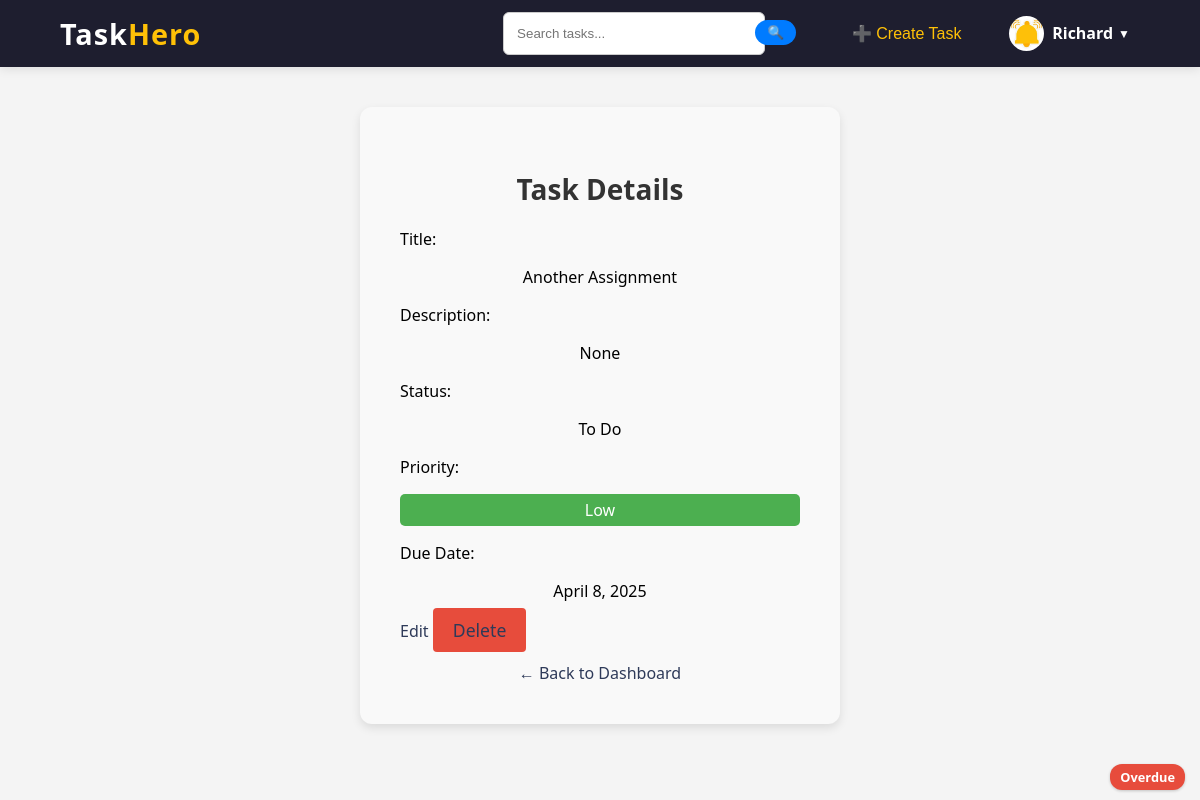
Page /task/10/ (signed in) on the earlier database version.
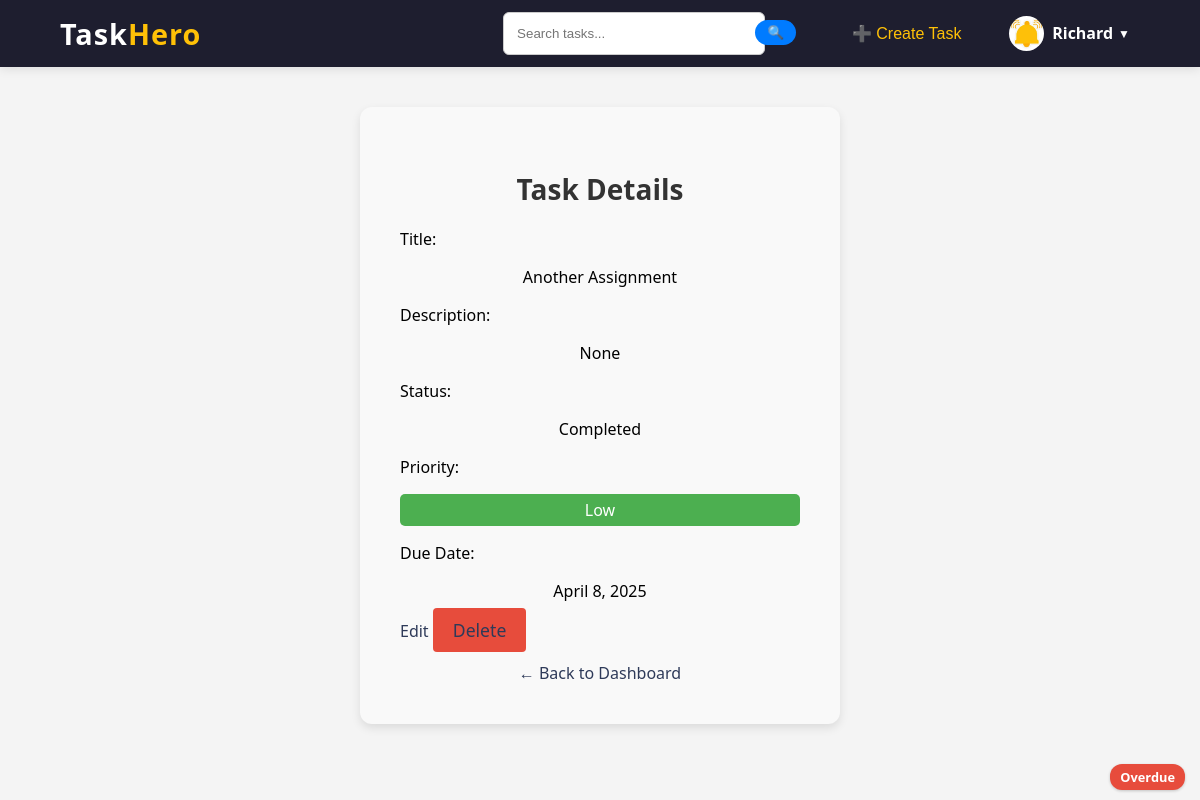
Same page on the later database version.
### core/models.py (models this page shows, shortened)
class Task(models.Model):
    STATUS_CHOICES = [
        ('to_do', 'To Do'),
        ('in_progress', 'In Progress'),
        ('completed', 'Completed'),
    ]
    PRIORITY_CHOICES = [
        ('low', 'Low'),
        ('medium', 'Medium'),
        ('high', 'High'),
    ]
    title = models.CharField(max_length=255)
    description = models.TextField()
    due_date = models.DateField()
    status = models.CharField(max_length=20, choices=STATUS_CHOICES, default='to_do')
    priority = models.CharField(max_length=20, choices=PRIORITY_CHOICES, default='low')
    user = models.ForeignKey(User, on_delete=models.CASCADE, related_name='tasks')  # Link task to user

### core/views.py (the view)
# urls.py: path('task/<int:task_id>/', views.task_detail, name='task_detail'),
@login_required
@login_required
def task_detail(request, task_id):
    task = get_object_or_404(Task, id=task_id, user=request.user)  # Ensure only the task owner can view it
    return render(request, 'core/task_detail.html', {'task': task, 'today': date.today()})

### core/templates/core/task_detail.html
{% extends 'core/base.html' %}
{% load static %}
{% block content %}
<div class="form-container">
  <h2 class="form-title">Task Details</h2>
  <div class="task-detail-group">
    <label>Title:</label>
    <p>{{ task.title }}</p>
  </div>
  <div class="task-detail-group">
    <label>Description:</label>
    <p>{{ task.description|default:"No description provided." }}</p>
  </div>
  <div class="task-detail-group">
    <label>Status:</label>
    <p>{{ task.get_status_display }}</p>
  </div>
  <div class="task-detail-group">
    <label>Priority:</label>
    <p class="priority {{ task.priority }}">{{ task.get_priority_display }}</p>
  </div>
  <div class="task-detail-group">
    <label>Due Date:</label>
    <p>{{ task.due_date }}</p>
  </div>
  {% if task.due_date < today %}
    <div class="overdue-label">Overdue</div>
  {% elif task.due_date == today %}
    <div class="overdue-label">Last Day</div>
  {% endif %}
  <div class="task-detail-actions">
    <a href="{% url 'edit_task' task.pk %}" class="btn edit-btn">Edit</a>
    <a href="{% url 'delete_task' task.pk %}" class="btn delete-btn">Delete</a>
  </div>
  <a href="{% url 'dashboard' %}" class="back-link">← Back to Dashboard</a>
</div>
{% endblock %}

Differences in the rows shown:
changed Task "Another Assignment": status "To Do" → "Completed"
